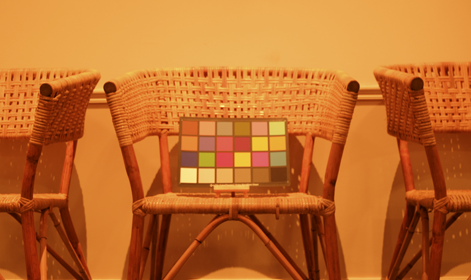
#> input picture images/AS.png, 471 x 280 px, found by its file name
$ python AWB.py
#> lines starting #> are read from the running program, lines starting #| are printed output that depends on the picture
import cv2 as cv
import numpy as np

src0 = cv.imread("AS.png")
#> src0 is the input picture: shape (280, 471, 3); mean B, G, R 43.1, 108.6, 192
#src0 = cv.imread("test.jpg")
src = src0.astype(np.uint16)

# get average value of each color
b_ave = np.mean(src[:, :, 0])
#> b_ave = 43.09
g_ave = np.mean(src[:, :, 1])
#> g_ave = 108.6
r_ave = np.mean(src[:, :, 2])
#> r_ave = 192

# max value of each color
b_max = np.max(src[:, :, 0])
#> b_max = 155
g_max = np.max(src[:, :, 1])
#> g_max = 243
r_max = np.max(src[:, :, 2])
#> r_max = 254

# calculate factors using QCGP equation
k_ave = (b_ave + g_ave + r_ave)/3
#> k_ave = 114.6
k_max = (b_max + g_max + r_max)/3
#> k_max = 217.3
k_matrix = np.mat([[k_ave], [k_max]])
#> k_matrix = [[114.6], [217.3]]

# converted matrix
b_coefficient_matrix = np.mat([[b_ave * b_ave, b_ave],
                               [b_max * b_max, b_max]])
#> b_coefficient_matrix = [[1856.5, 43.09], [24025, 155]]
b_conversion_matrix = b_coefficient_matrix.I * k_matrix
#> b_conversion_matrix = [[-0.0112], [3.14]]

b = (src[:, :, 0]).transpose()
bb = (src[:, :, 0] * src[:, :, 0]).transpose()
b = np.stack((bb, b), axis=0).transpose()
b_des = np.dot(b, np.array(b_conversion_matrix))
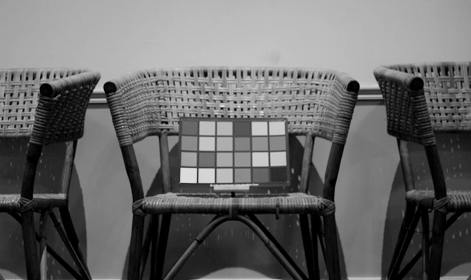
#> b_des: shape (280, 471, 1) float64; min 0, max 219.9, mean 104.6
b_des = b_des.astype(np.uint8).reshape([280, 471])
#> b_des: shape (280, 471)

#
g_coefficient_matrix = np.mat([[g_ave * g_ave, g_ave],
                               [g_max * g_max, g_max]])
#> g_coefficient_matrix = [[11797.9, 108.6], [59049, 243]]
g_conversion_matrix = g_coefficient_matrix.I * k_matrix
#> g_conversion_matrix = [[-0.00119], [1.18]]

g = (src[:, :, 1]).transpose()
gg = (src[:, :, 1] * src[:, :, 1]).transpose()
g = np.stack((gg, g), axis=0).transpose()
g_des = np.dot(g, np.array(g_conversion_matrix))
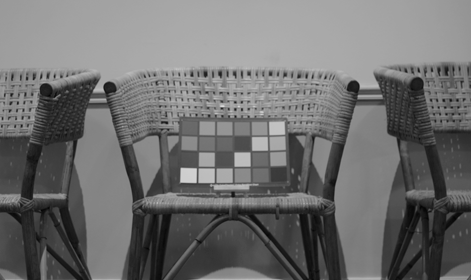
#> g_des: shape (280, 471, 1) float64; min 3.54, max 217.3, mean 111.4
g_des = g_des.astype(np.uint8).reshape([280, 471])
#> g_des: shape (280, 471)

#
r_coefficient_matrix = np.mat([[r_ave * r_ave, r_ave],
                               [r_max * r_max, r_max]])
#> r_coefficient_matrix = [[36874.1, 192], [64516, 254]]
r_conversion_matrix = r_coefficient_matrix.I * k_matrix
#> r_conversion_matrix = [[0.00418], [-0.206]]

r = (src[:, :, 2]).transpose()
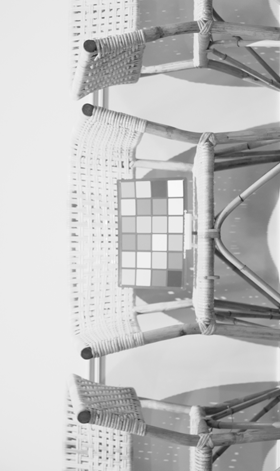
#> r: shape (471, 280) uint16; min 26, max 254, mean 192
rr = (src[:, :, 2] * src[:, :, 2]).transpose()
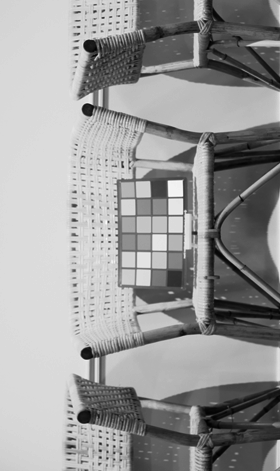
#> rr: shape (471, 280) uint16; min 676, max 64516, mean 39112.1; drawn with min black and max white
r = np.stack((rr, r), axis=0).transpose()
r_des = np.dot(r, np.array(r_conversion_matrix))
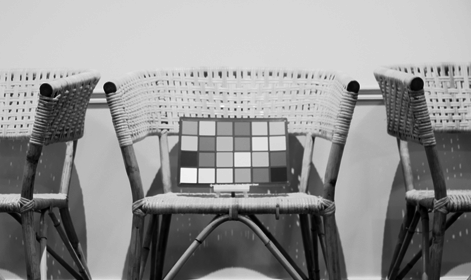
#> r_des: shape (280, 471, 1) float64; min -2.52, max 217.3, mean 123.9; drawn with min black and max white
r_des = r_des.astype(np.uint8).reshape([280, 471])
#> r_des: shape (280, 471)

#
src1 = np.zeros(src.shape).astype(np.uint8)
src1[:, :, 0] = b_des
src1[:, :, 1] = g_des
src1[:, :, 2] = r_des
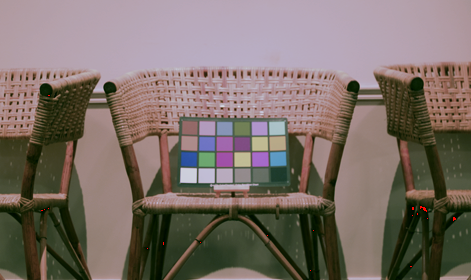
#> src1: shape (280, 471, 3); mean of channels 0, 1, 2 104.1, 110.9, 123.6; drawn as B, G, R


img = np.hstack([src0, src1])
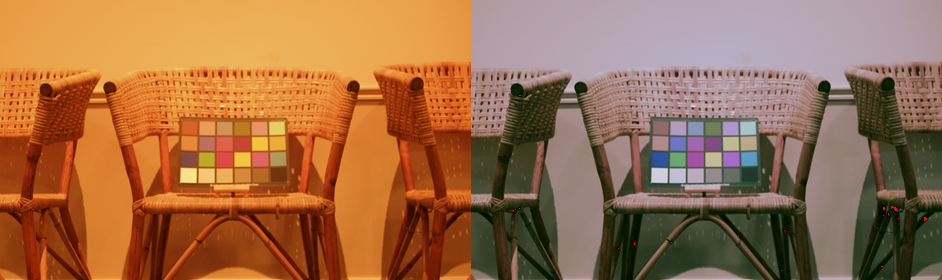
#> img: shape (280, 942, 3); mean B, G, R 73.6, 109.8, 157.8
cv.namedWindow("AWB", cv.WINDOW_AUTOSIZE)
cv.imshow("AWB", img)
cv.waitKey(0)
cv.destroyAllWindows()
